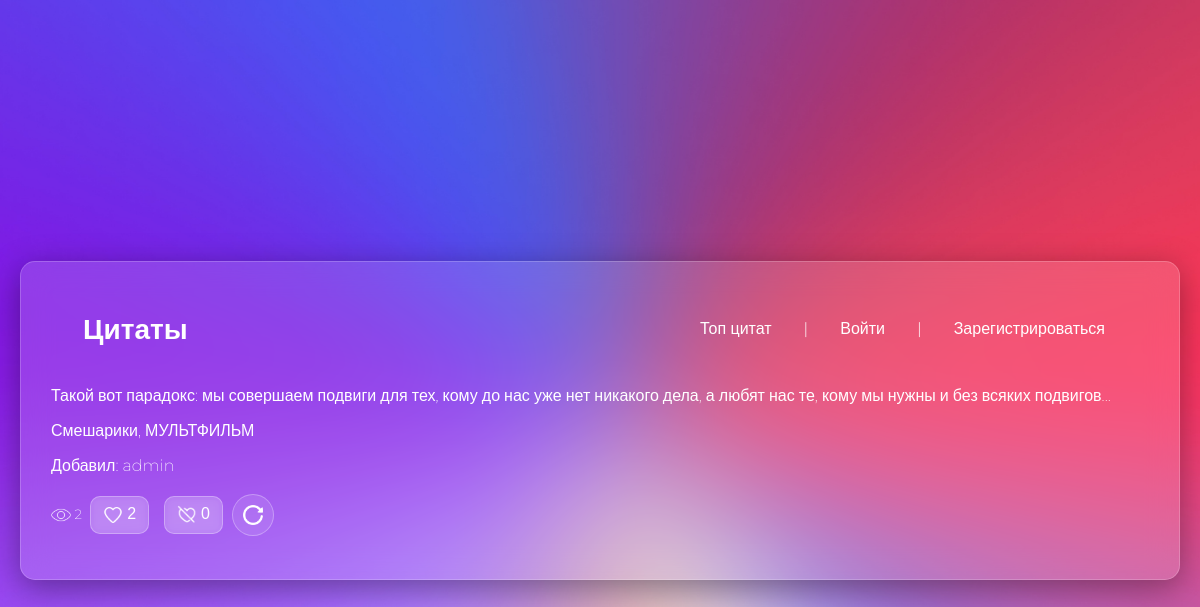
The page / on the database its author committed.
### main/models.py (models this page shows)
class Quote(models.Model):
    source = models.ForeignKey(Source, on_delete=models.CASCADE)
    quote = models.TextField()
    likes = models.PositiveIntegerField(default=0)
    dislikes = models.PositiveIntegerField(default=0)
    views = models.PositiveIntegerField(default=0)
    prob_rate = models.PositiveIntegerField(default=-1)
    author = models.ForeignKey(User, on_delete=models.CASCADE)
    timestamp = models.DateTimeField(auto_now_add=True)

class Source(models.Model):
    SOURCE_TYPES = (
        ('КНИГА', 'Книга'),
        ('МУЗЫКА', 'Музыка'),
        ('ФИЛЬМ', 'Фильм'),
        ('СЕРИАЛ', 'Сериал'),
        ('МУЛЬТФИЛЬМ', 'Мультфильм'),
        ('ДРУГОЕ', 'Другое'),
    )
    name = models.CharField(max_length=200)
    type = models.CharField(max_length=20, choices=SOURCE_TYPES, default='OTHER')
    class Meta:
        unique_together = ('name', 'type')

### main/views.py (the view, shortened to what this page needs)
# urls.py: path('', views.random_quote, name='index'),
def random_quote(request):
    quotes = Quote.objects.all()
    quote = random.choices(quotes, weights=[q.prob_rate for q in quotes], k=1)[0]
    user_rating = 0
    return render(request, "quotes/random_quote.html", {"quote": quote, "user_rating": user_rating})

### templates/quotes/random_quote.html (shortened to what this page needs)
{% extends 'index.html' %}
{% load static %}
{% block content %}
    <p>{{ quote.quote }}</p>
    <p>{{ quote.source.name }}, {{ quote.source.type }}</p>
    <p>Добавил: {{ quote.author.username }}</p>
    <div id="rating-buttons-{{ quote.id }}">
    <small><img src="{% static "img/ico/eye-32.ico" %}" class="ico"> {{ quote.views }} </small>
    <button class="like-btn {% if user_rating == 1 %} active {% endif %}" onclick="rateQuote({{ quote.id }}, 1)">
        <img src="{% static 'img/ico/like-heart2.png' %}" alt='like'>
        <span id="like-count-{{ quote.id }}">{{ quote.likes }}</span>
    </button>
    <button  class="dislike-btn {% if user_rating == -1 %} active {% endif %}" onclick="rateQuote({{ quote.id }}, -1)">
        <img src="{% static 'img/ico/dislike-heart.png' %}" alt='dislike'>
        <span id="dislike-count-{{ quote.id }}">{{ quote.dislikes }}</span>
    </button>
    <button class="refresh-btn" type="reset" onclick="window.location.reload();">
        <img src="{% static 'img/ico/refresh.ico' %}" alt="refresh" class="icon">
    </button>
    </div>
{% endblock %}

### static/css/style.css (style rules this page uses)
body { background-image: url("../img/gradient.jpg"); background-size: cover; background-position: center; background-repeat: no-repeat; min-height: 100vh; margin: 20px; display: flex; justify-content: center; align-items: center; font-family: 'Montserrat', sans-serif; font-weight: 200; color: white; flex-direction: column; }
button.like-btn, button.dislike-btn { background: rgba(255, 255, 255, 0.15); border: 1px solid rgba(255, 255, 255, 0.3); border-radius: 10px; backdrop-filter: blur(5px); padding: 8px 12px; margin: 5px; color: white; font-weight: 500; cursor: pointer; transition: all 0.3s ease; font-size: 16px; }
.refresh-btn { background: rgba(255, 255, 255, 0.1); border-radius: 50%; padding: 10px; border: 1px solid rgba(255, 255, 255, 0.3); transition: all 0.3s ease; }
.ico { width: 20px; height: 20px; vertical-align: middle; }
button img { width: 20px; height: 20px; vertical-align: middle; }

### rows shown on the page
Quote: quote "Такой вот парадокс: мы совершаем подвиги для тех, кому до нас уже нет никакого дела, а любят нас те, кому мы нужны и без всяких подвигов...", source.name "Смешарики", source.type "МУЛЬТФИЛЬМ", author.username "admin", views "2", likes "2", dislikes "0"
